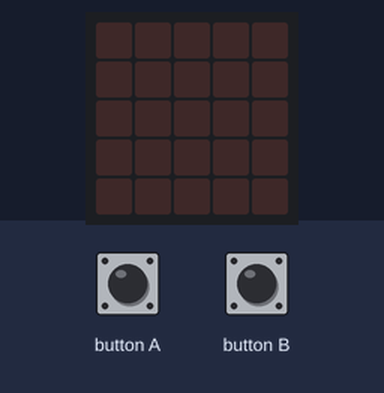
Recording of a program running on a simulated BBC micro:bit (MakeCode). Parts: the board's 5×5 LED display. The test bench sets the inputs (shaded band).

Above: at 1.2 s.
1.3 s: button A pressed for 0.15 s
At 1.9 s:
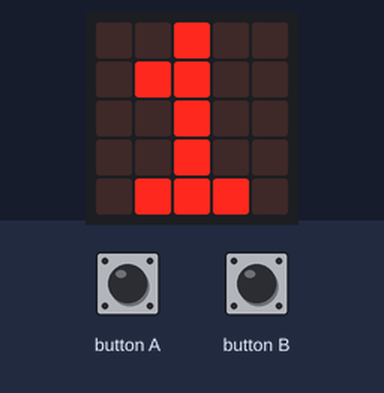
3.5 s: button A pressed for 0.15 s
At 5.5 s:
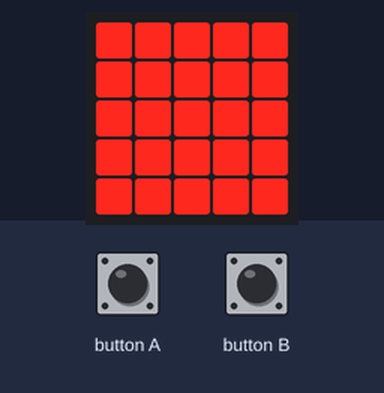
6.6 s: button B pressed for 0.15 s
At 7.6 s:
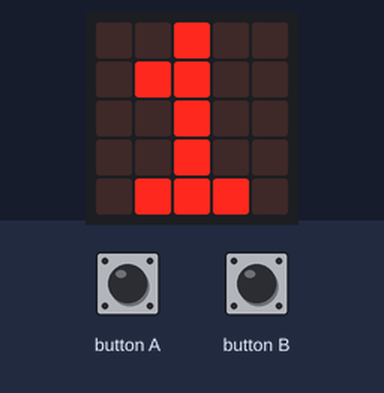
9.3 s: button B pressed for 0.15 s
At 9.65 s:
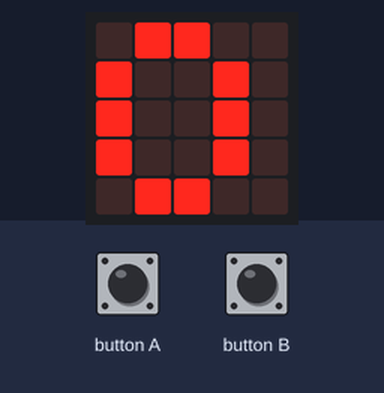
Timing chart, 0 to 12.3 s (numbered marks = the images above; inputs shaded):
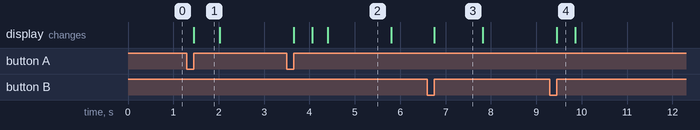

Measured:
- after the input at 1.3 s, the display: changes after 0.15 s (image 1)
- after the input at 3.5 s, the display: first changes after 0.15 s (image 2 shows a later state)
- after the input at 6.6 s, the display: changes after 0.15 s (image 3)
- after the input at 9.3 s, the display: changes after 0.15 s (image 4)
- what the display in image 1 shows lasts 0.5 s, from 1.5 s to 2.0 s
- what the display in image 2 shows lasts 1.4 s, from 4.4 s to 5.8 s
- what the display in image 3 shows lasts 1.0 s, from 6.8 s to 7.8 s

The program:

main.ts
```typescript
input.onButtonPressed(Button.A, function () {
    lleno += 1
    if (lleno > 2) {
        lleno = 2
    }
    basic.showNumber(lleno)
})
input.onButtonPressed(Button.B, function () {
    lleno += -1
    if (lleno < 0) {
        lleno = 0
    }
    basic.showNumber(lleno)
})
let lleno = 0
lleno = 0
basic.forever(function () {
    if (lleno == 2) {
        basic.showLeds(`
            # # # # #
            # # # # #
            # # # # #
            # # # # #
            # # # # #
            `)
        basic.pause(1000)
        basic.clearScreen()
        basic.pause(1000)
    } else {
        basic.pause(1000)
        basic.clearScreen()
    }
})
```

test.ts
```typescript
// aquí va el archivo "tests"; esto no se compilará cuando este paquete se utilice como una extensión.
```
